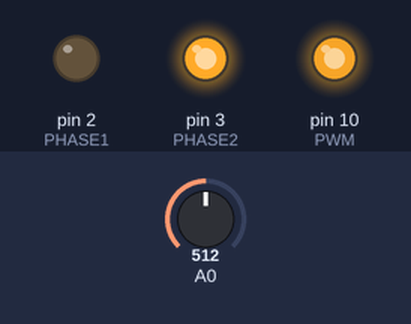
This sketch was run on a simulated Arduino Uno, built with avr-gcc and run on an emulated ATmega328P. Shown: output pins drawn as LEDs (lit = HIGH). The test bench sets the inputs (shaded band); at power-on: A0 = 512. What the sketch prints to the serial monitor is not drawn.

Above: at 1.2 s.
1.3 s: A0 set to 716
At 2.5 s:
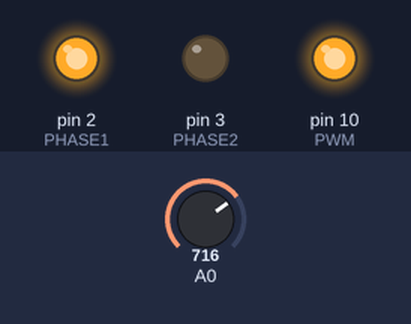
2.8 s: A0 set to 1010
4.3 s: A0 set to 1023
At 4.7 s:
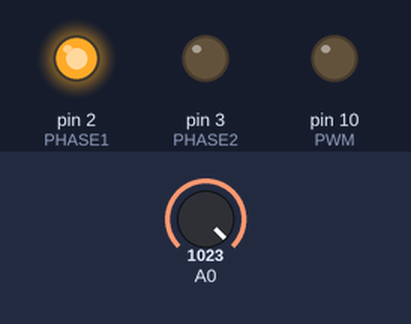
5.8 s: A0 set to 605
7.3 s: A0 set to 570
At 8.0 s:
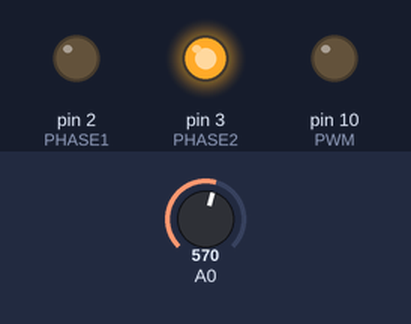
Timing chart, 0 to 10.3 s (numbered marks = the images above; inputs shaded):
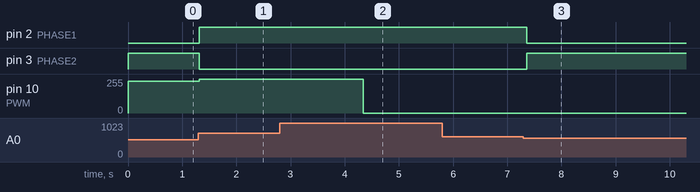

The sketch:

thermal_control.ino
```cpp
#include <PID_v1.h>

#define PWM 10
#define PHASE1 2
#define PHASE2 3

int Vi = 1023;
float R1 = 22000;
float T = 0;
float c1 = -1.185559046e-03;
float c2 = 5.505203063e-04;
float c3 = -9.653138374e-07;

double input = 0, output = 0;
double prevInput = 0;
double init_setpoint = 32.5;
double setpoint = init_setpoint;

// PID Parameters (Active Mode)
double Kp = 60;
double Ki = 0.6;
double Kd = 0.5;

// Idle Mode Parameters (Before start or after end)
double Kp_idle = 32;
double Ki_idle = 0;
double Kd_idle = 0;

PID myPID(&input, &output, &setpoint, Kp_idle, Ki_idle, Kd_idle, DIRECT);

String serialBuffer = "";
unsigned long startTime = 0;
bool started = false;

void setup() {
  Serial.begin(115200);
  pinMode(PWM, OUTPUT);
  pinMode(PHASE1, OUTPUT);
  pinMode(PHASE2, OUTPUT);

  myPID.SetMode(AUTOMATIC);
  myPID.SetOutputLimits(-255, 255);

  Serial.println("READY");
}

void loop() {
  // Serial Command Handling
  while (Serial.available() > 0) {
    char c = Serial.read();
    if (c == '\n') {
      serialBuffer.trim();
      if (serialBuffer.equalsIgnoreCase("start")) {
        startTime = millis();
        started = true;
        myPID.SetTunings(Kp, Ki, Kd);
        Serial.println("Start received. PID activated.");
      } else if (serialBuffer.equalsIgnoreCase("end")) {
        started = false;
        myPID.SetTunings(Kp_idle, Ki_idle, Kd_idle);
        Serial.println("End received. PID set to idle.");
      } else if (serialBuffer.length() > 0) {
        double delta = serialBuffer.toFloat();
        setpoint = init_setpoint + delta;
        Serial.print("Delta Received: ");
        Serial.println(delta);
      }
      serialBuffer = "";
    } else {
      serialBuffer += c;
    }
  }

  // Input filtering
  double rawInput = ReadTemperature();
  if (!started) {
    prevInput = rawInput;  // Reset filter at idle
  }
  input = 0.4 * prevInput + 0.6 * rawInput;
  prevInput = input;

  myPID.Compute();

  // Direction Control
  double pwmValue = abs(output);
  digitalWrite(PHASE1, input < setpoint ? LOW : HIGH);
  digitalWrite(PHASE2, input < setpoint ? HIGH : LOW);
  analogWrite(PWM, pwmValue);

  // Logging
  if (started) {
    LogData(pwmValue);
  }

  delay(100);  // 10Hz
}

double ReadTemperature() {
  int Vo = analogRead(A0);
  if (Vo <= 0) return -999.0;
  float R2 = R1 * (Vi / (float)Vo - 1.0);
  float logR2 = log(R2);
  T = (1.0 / (c1 + c2 * logR2 + c3 * pow(logR2, 3))) - 273.15;
  return T;
}

void LogData(double pwmValue) {
  double delta = setpoint - init_setpoint;
  String time = String(millis() - startTime);
  String message = time + "," +
                   String(input, 2) + "," +
                   String(setpoint, 2) + "," +
                   String(delta, 2) + "," +
                   String(pwmValue, 2) + "," +
                   "Received:" + String(delta, 2);
  Serial.println(message);
}
```

Measured:
- the behaviour switches between 1022 and 1023 on A0 (found by bisection; images 1 and 2)
- the behaviour switches between 589 and 588 on A0 (found by bisection; images 2 and 3)
- after the input at 1.3 s, pin 2 (PHASE1): LOW → HIGH at once; pin 3 (PHASE2): HIGH → LOW at once; pin 10 (PWM): 238/255 → 255/255 at once
- after the input at 2.8 s, every drawn part: stays the same
- after the input at 4.3 s, pin 10 (PWM): 255/255 → 0/255 at once
- after the input at 5.8 s, every drawn part: stays the same
- after the input at 7.3 s, pin 2 (PHASE1): HIGH → LOW after 0.06 s; pin 3 (PHASE2): LOW → HIGH after 0.06 s
